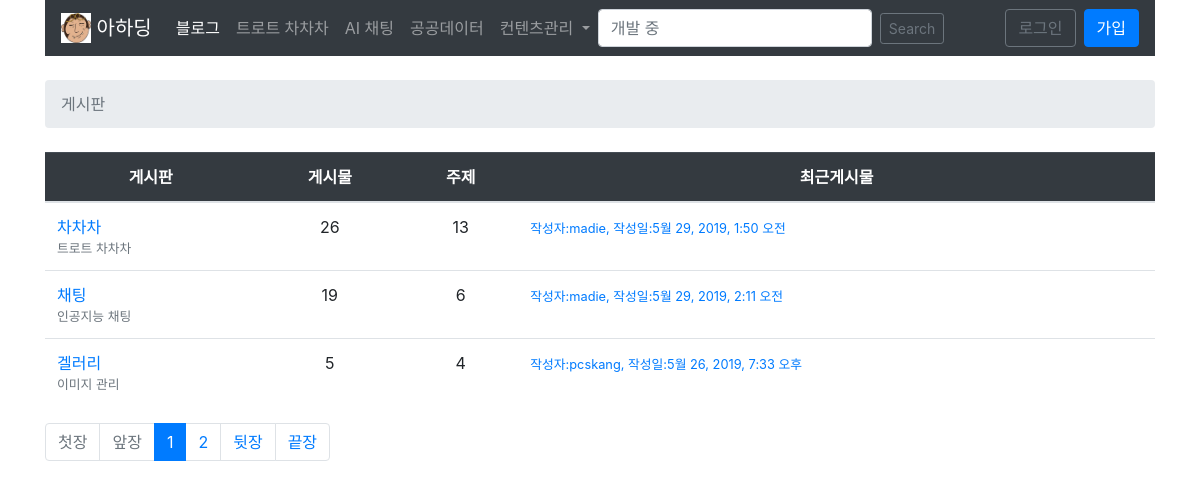
The app's page /게시판/ with its own data.
### boards/models.py (models this page shows, shortened)
class 그리드헤드텝(models.Model):
    헤더 = models.CharField(max_length=30)
    그리드 = models.CharField(max_length=30)
    순서 = models.IntegerField(null=True)

class 게시판텝(models.Model):
    이름 = models.CharField(max_length=30)
    설명 = models.CharField(max_length=100)
    def 게시된글수(self):
        return 글텝.objects.filter(주제__게시판=self).count()
    def 최근작성글(self):
        return 글텝.objects.filter(주제__게시판=self).order_by('-작성일').first()

class 글텝(models.Model):
    글 = models.TextField(max_length=4000)
    주제 = models.ForeignKey(주제텝, related_name='글들', on_delete=models.CASCADE)
    작성자 = models.ForeignKey(회원, related_name='글들', on_delete=models.CASCADE)
    작성일 = models.DateTimeField(auto_now_add=True)
    수정자 = models.ForeignKey(회원, null=True, related_name='+', on_delete=models.CASCADE)
    수정일 = models.DateTimeField(null=True)

### boards/views.py (called while the page is built)
    def get_context_data(self, **kwargs):
        kwargs['헤드'] = self.헤드
        kwargs['게시판'] = self.게시판
        return super().get_context_data(**kwargs)

    def get_queryset(self):
        self.헤드 = 그리드헤드텝.objects.filter(그리드='게시판').order_by('순서')
        self.게시판 = 게시판텝.objects.all()
        queryset = self.게시판
        return queryset

### boards/templates/게시판목록.html (shortened to what this page needs)
{% extends '게시판기본.html' %}
{% block 이정표 %}
<li class="breadcrumb-item active">게시판</li>
{% endblock %}
{% block 페이지내용 %}
<table class="table">
  <thead class="table-dark">
    <tr>
      {% for 컬럼 in 헤드 %}
        <th class='text-center'>{{ 컬럼.헤더 }}</th>
      {% endfor %}
    </tr>
  </thead>
  <tbody>
    {% for 게시판 in 게시판목록 %}
      <tr>
        <td>
          <a href="{% url '주제목록' 게시판.pk %}">{{게시판.이름}}</a>
          <small class='text-muted d-block'>{{게시판.설명}}</small>
        </td>
        <td class="text-center">{{ 게시판.게시된글수 }}</td>
        <td class="text-center">{{ 게시판.주제들.count }}</td>
        <td>
          {% with 글=게시판.최근작성글 %}
          {% if 글 %}
            <small>
              <a href="#">
                작성자:{{ 글.작성자.username }}, 작성일:{{ 글.작성일 }}
              </a>
            </small>
          {% else %}
            <small class="text-muted">
              <em>게시물이 없습니다.</em>
            </small>
          {% endif %}
          {% endwith %}
        </td>
      </tr>
    {% endfor %}
  </tbody>
</table>
  {% include "includes/페이지관리.html" %}
{% endblock %}

### records on screen
그리드헤드텝: 헤더 "게시판"
그리드헤드텝: 헤더 "게시물"
그리드헤드텝: 헤더 "주제"
그리드헤드텝: 헤더 "최근게시물"
게시판텝: 이름 "차차차", 설명 "트로트 차차차", id "26", id "13", username "madie", 작성일 "5월 29, 2019, 1:50 오전"
게시판텝: 이름 "채팅", 설명 "인공지능 채팅", id "19", id "6", username "madie", 작성일 "5월 29, 2019, 2:11 오전"
게시판텝: 이름 "겔러리", 설명 "이미지 관리", id "5", id "4", username "pcskang", 작성일 "5월 26, 2019, 7:33 오후"

### other values on screen
{{ page_num }} "1"
{{ page_num }} "2"
